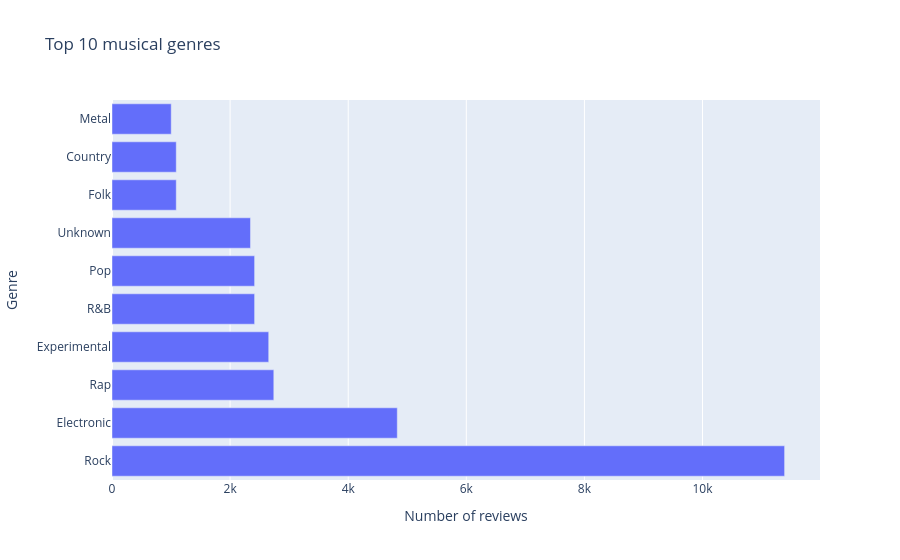

Source (notebook cell):
### Code cell
import matplotlib.pyplot as plt
import seaborn as sns
import plotly.express as px

# real genre count
genre_counts = music.explode('genre')['genre'].value_counts()

fig = px.bar(x=genre_counts.head(10).values, y=genre_counts.head(10).index, 
       orientation='h', title='Top 10 musical genres',
       labels={'x': 'Number of reviews', 'y': 'Genre'})

fig.show()

### Figure 1 — Plotly figure (JSON) as saved in the notebook; plotly's stock layout.template omitted (floating-point values rounded to 4 significant figures)
{"data": [{"hovertemplate": "Number of reviews=%{x}<br>Genre=%{y}<extra></extra>", "legendgroup": "", "marker": {"color": "#636efa", "pattern": {"shape": ""}}, "name": "", "orientation": "h", "showlegend": false, "textposition": "auto", "type": "bar", "x": [11390, 4831, 2740, 2654, 2415, 2415, 2345, 1088, 1088, 1003], "xaxis": "x", "y": ["Rock", "Electronic", "Rap", "Experimental", "R&B", "Pop", "Unknown", "Folk", "Country", "Metal"], "yaxis": "y"}], "layout": {"barmode": "relative", "legend": {"tracegroupgap": 0}, "title": {"text": "Top 10 musical genres"}, "xaxis": {"anchor": "y", "domain": [0, 1], "title": {"text": "Number of reviews"}}, "yaxis": {"anchor": "x", "domain": [0, 1], "title": {"text": "Genre"}}}}
